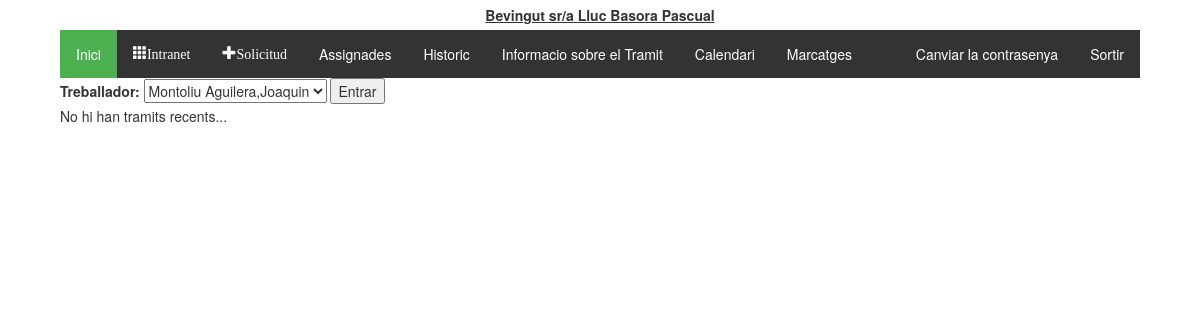
/tramitador/ (signed in), run on an earlier commit of the app's database.
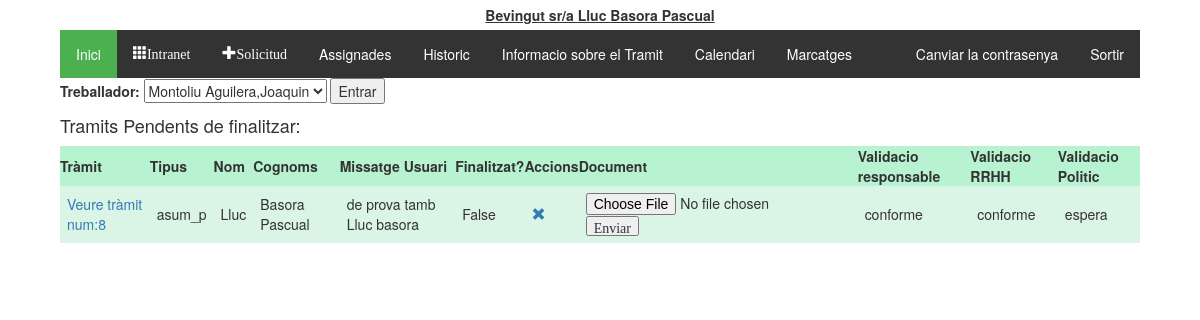
And on a later commit of the database.
### tramitador/models.py (models this page shows, shortened)
class Treballadors(AbstractUser):
    usuari = models.CharField(max_length=20)
    foto = models.FileField(upload_to='fotos', blank=True, null=True)
    """nom = models.CharField(max_length=20)
    cognoms = models.CharField(max_length=20)
    email = models.CharField(max_length=50)"""
    dni = models.CharField(max_length=20, null = True, blank=True)
    areas = models.ManyToManyField(Area)
    id_crosschex = models.IntegerField(max_length=4, null = True, blank=True)
    pass_crosschex =  models.IntegerField(max_length=4, null = True, blank=True)
    observacions = models.TextField(null = True, blank=True)
    """rol = models.CharField(max_length=20, choices = tip_rols, default = 'treb')
    estat = models.CharField(max_length=10, choices = tip_estats, default = 'alta')"""
    representant = models.ForeignKey('self', on_delete=models.CASCADE, blank=True, null = True)
    class Meta:
        ordering = ['first_name','last_name']

class Tramit(models.Model):
    validacio = (
        ('conforme','conforme'),
        ('inconforme','no conforme'),
        ('espera', 'en espera'),
    )
    tipologia = (
        ('vacances', 'Vacances'),
        ('perm_precep', 'Permisos preceptius'),
        ('perm_no_precep', 'Permisos no preceptius'),
        ('asum_p', 'Asumptes personals'),
        ('perm_indisposicio', 'Permis Indisposicio'),
        ('perm_altres', 'Altres permissos'),
    )
    treballador = models.ForeignKey(Treballadors, on_delete=models.CASCADE)
    document = models.ForeignKey(Document, on_delete=models.SET_NULL, null=True, blank=True)
    creat_en = models.DateTimeField(auto_now_add=True)
    modificat_en = models.DateTimeField(auto_now=True)
    data_sol = models.CharField(max_length=250, help_text = "Interval de dates amb guións '/', per dies no consecutios emprar ';' Exemple:2019-08-01-2019-08-20;2019-09-09")
    tipus = models.CharField(max_length=40, choices=tipologia, default='asum_p')
    finalitzat = models.BooleanField(default=False)
    """Validacio de RRHH"""
    valRRHH = models.CharField(max_length=20, choices=validacio, default='espera')
    """Validacio del responsable"""
    valResp =  models.CharField(max_length=20, choices=validacio, default='espera')
    """Validacio del Politic"""
    valPol = models.CharField(max_length=20, choices=validacio, default='espera')
    """En cas de voler explicar el motiu"""
    missatge_usuari = models.CharField(max_length=2000, null = True)
    missatge_responsable = models.CharField(max_length=2000, null = True, blank=True)
    """Millores per el admin site"""
    def was_published_recently(self):
        return self.creat_en >= timezone.now() - datetime.timedelta(days=1)
    was_published_recently.admin_order_field = 'creat_en'
    was_published_recently.boolean = True
    was_published_recently.short_description = 'Publicat recentment?'

### tramitador/views.py (the view)
def index(request):
    if request.method =='POST':
        pk = request.POST.get('seleccio')
        user = get_object_or_404(Treballadors, pk=pk)
        request.user = user
        auth.login(request, user)
    tramits_pendents = Tramit.objects.all().filter(treballador__id=request.user.id).exclude(finalitzat = True)
    subordinats = Treballadors.objects.all().filter(representant__id=request.user.id)
    context = {'tramits_pendents': tramits_pendents, 'subordinats': subordinats}
    return render(request, 'tramits/index.html', context)

### tramitador/templatetags/group.py (called while the page is built)
@register.filter(name='has_group')
def has_group(user, group_name):
    group_name = group_name.split(";")
    for group in group_name:
        if(user.groups.filter(name=group).exists()):
            return True
    return False

### tramitador/templates/tramits/index.html (shortened to what this page needs)
{% extends 'tramits/base.html' %}
{% block content %}
{% if subordinats %}
  <form method="post" id="triar">{% csrf_token %}
    <label for="seleccio">Treballador:</label>
    <select id="seleccio" name="seleccio">
      {% for treballador in subordinats %}
        <option value={{treballador.id}}>{{ treballador.last_name }},{{ treballador.first_name }}</option>
      {% endfor %}
    </select>
      <input type="submit" name="Cercar" value="Entrar">
  </form>
{% endif %}
  {% if tramits_pendents %}
  <h4>Tramits Pendents de finalitzar:</h4>
    <table class="TFtable">
      <tr>
        <th>Tràmit</th><th>Tipus</th><th>Nom</th><th>Cognoms</th><th>Missatge Usuari</th><th>Finalitzat?</th><th>Accions</th><th>Document</th>
        <th>Validacio responsable</th><th>Validacio RRHH</th><th>Validacio Politic</th>
      </tr>
      {% for tramit in tramits_pendents %}
      <tr>
        <td><a href="{% url 'tramit_detall' tramit.id %}">Veure tràmit num:{{tramit.id}}</a></td><td>{{tramit.tipus}}</td><td>{{tramit.treballador.first_name}}</td><td>{{tramit.treballador.last_name}}</td>
        <td>{{tramit.missatge_usuari}}</td><td>{{tramit.finalitzat}}</td><td><a href="{% url 'tramit_eliminar' tramit.id %}"  onclick="return confirm('Estas segur de vole eliminar el tràmit?')" class="glyphicon glyphicon-remove"></a></td>
        <td>
          {% if tramit.document %}
            <a href='/static/documents/upload/{{tramit.document.document }}' class="glyphicon glyphicon-save-file"></a>
          {% else %}
            <input type="file"  data-tramit="{{tramit.pk}}" />
            <input type="button" class="glyphicon glyphicon-open-file" value="Enviar" name="pujar"/>
          {% endif %}
        </td>
        <td>{{tramit.valResp}}</td><td>{{tramit.valRRHH}}</td><td>{{tramit.valPol}}</td>
      </tr>
      {% endfor %}
    </table>
    {% else %}
      <p>No hi han tramits recents...</p>
  {% endif %}
{% endblock %}

### tramitador/templates/tramits/base.html (shortened to what this page needs)
<!DOCTYPE html>
{% load static %}
{% load group %}
<html lang="es">
  <head>
    <link rel="stylesheet" href="https://maxcdn.bootstrapcdn.com/bootstrap/3.3.5/css/bootstrap.min.css">
    <link rel="stylesheet" href="https://maxcdn.bootstrapcdn.com/font-awesome/4.4.0/css/font-awesome.min.css">
    <link rel="stylesheet" href="//code.jquery.com/ui/1.12.1/themes/base/jquery-ui.css">
    <link rel="stylesheet" href="{% static 'tramits/style.css' %}">
    <link rel="stylesheet" href="{% static 'tramits/bootstrap-year-calendar.css' %}">
  </head>
  <body>
    <div id="heading">
      {% block heading %}
        {% if user.is_authenticated %}
          Bevingut sr/a {{ user.first_name }} {{ user.last_name }}
        {% endif %}
      {% endblock %}
    </div>
    {% if user.is_authenticated %}
      <div id="main_block">
        <div id="options_block">
          <ul class="menu_options">
            <li><a href="{% url 'index' %}" class="active">Inici</a></li>
            <li><a href="{% url 'indexIntranet' %}"class ="glyphicon glyphicon-th">Intranet</a></li>
            <li><a href="{% url 'nou_tramit' %}"class ="glyphicon glyphicon-plus">Solicitud</a></li>
            {% if request.user|has_group:"RRHH;responsables;politics" %}
              <li><a href="{% url 'assignades' %}">Assignades</a></li>
            {% endif %}
            <li><a href="{% url 'historic' %}">Historic</a></li>
            <li><a target="_blank" href="{% static 'documentacio/manual.pdf' %}">Informacio sobre el Tramit</a></li>
            <li><a target="_blank" href="{% url 'calendari' %}">Calendari</a></li>
            <li><a target="_blank" href="{% url 'marcatges' %}">Marcatges</a></li>
            <li class="menu_options_dreta"><a href="{% url 'logout' %}">Sortir</a></li>
            <li class="menu_options_dreta"><a href="/permivac/tramitador/accounts/password_change/">Canviar la contrasenya</a></li>
          </ul>
        </div>
        {% block content %}
        {% endblock %}
      </div>
    {% endif %}
  </body>
</html>

### tramitador/static/tramits/style.css (style rules this page uses)
#heading { display:flex; flex-direction: row; justify-content: center; align-content:center; align-items:center; width: 90%; height: auto; margin-left: auto; margin-right: auto; padding: 5px; text-decoration: underline; font-weight: bold; }
#main_block { display:flex; flex-direction:column; width: 90%; margin-left: auto; margin-right: auto; height: auto; justify-content: center; }
.TFtable { width: 100%; height: auto; padding: 5px; }
.TFtable td { padding:7px; border:border#4ef495 1px solid; }
.TFtable tr { background:#b8f3d1; }
.TFtable tr:nth-child(odd) { background:#b8f3d1; }
.TFtable tr:nth-child(even) { background:#daf4e5; }
ul.menu_options { list-style-type: none; margin: 0; padding: 0; overflow: hidden; background-color: #333; }
ul.menu_options li { float: left; }
ul.menu_options li.menu_options_dreta { float:right; }
ul.menu_options li a { display: block; color: white; text-align: center; padding: 14px 16px; text-decoration: none; }
.active { background-color: #4CAF50; }
a, i { cursor: pointer; }

What changed in the data, as far as the page shows it:
added Tramit: id "8", tipus "asum_p", treballador.first_name "Lluc", treballador.last_name "Basora Pascual", missatge_usuari "de prova tamb Lluc basora", finalitzat "False", valResp "conforme", valRRHH "conforme", valPol "espera"
Also different on the page:
text no longer shown: "No hi han tramits recents..."
text now shown: "Tramits Pendents de finalitzar: Tràmit Tipus Nom Cognoms Missatge Usuari Finalitzat? Accions Document Validacio responsable Validacio RRHH Validacio Politic"
